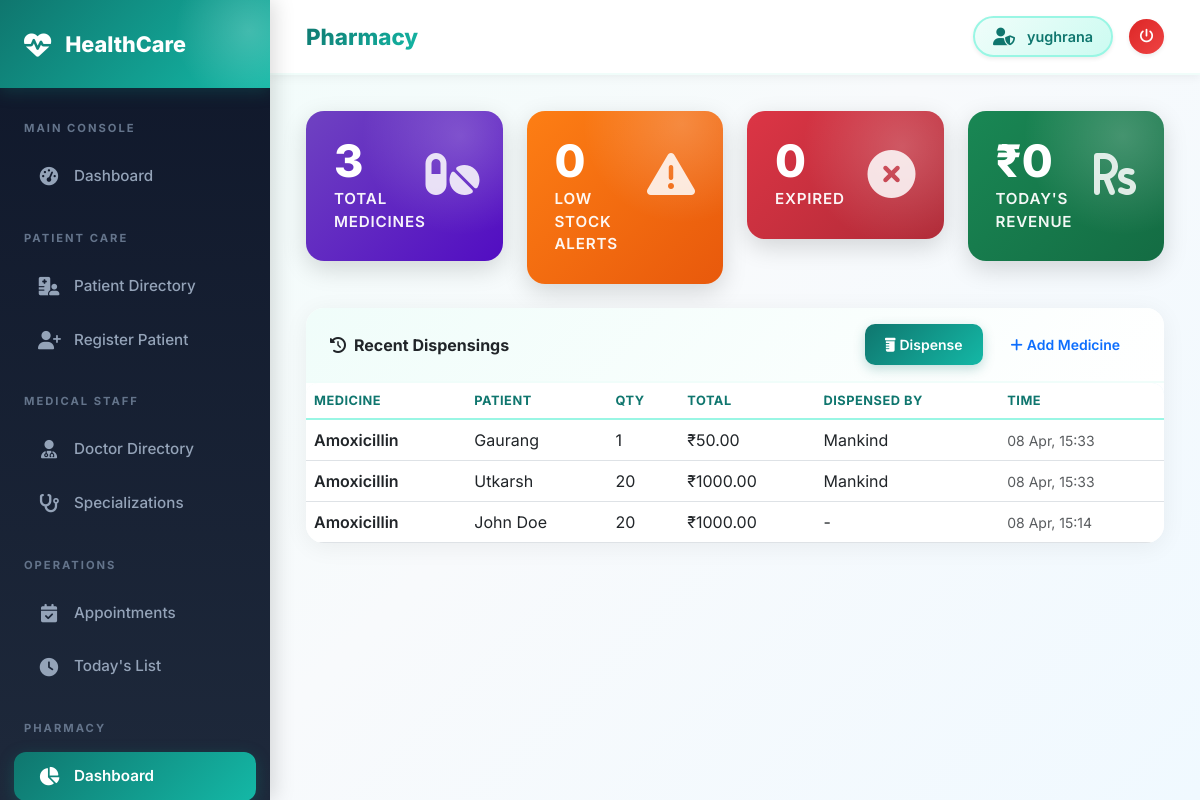
Screenshot of /pharmacy/ (signed in) with the database file from the repository.
### pharmacy/models.py (models this page shows, shortened)
class Dispensing(models.Model):
    medicine = models.ForeignKey(Medicine, on_delete=models.CASCADE, related_name='dispensings')
    patient_name = models.CharField(max_length=200)
    quantity = models.IntegerField()
    unit_price = models.DecimalField(max_digits=10, decimal_places=2)
    total_price = models.DecimalField(max_digits=10, decimal_places=2)
    dispensed_by = models.CharField(max_length=100, blank=True)
    prescription_ref = models.CharField(max_length=100, blank=True)
    notes = models.TextField(blank=True)
    dispensed_at = models.DateTimeField(auto_now_add=True)
    class Meta:
        ordering = ['-dispensed_at']

class Medicine(models.Model):
    name = models.CharField(max_length=200)
    generic_name = models.CharField(max_length=200, blank=True)
    category = models.ForeignKey(MedicineCategory, on_delete=models.SET_NULL, null=True)
    manufacturer = models.CharField(max_length=200, blank=True)
    description = models.TextField(blank=True)
    dosage_form = models.CharField(max_length=100, blank=True, help_text="e.g. Tablet, Syrup, Injection")
    strength = models.CharField(max_length=100, blank=True, help_text="e.g. 500mg, 250mg/5ml")
    unit_price = models.DecimalField(max_digits=10, decimal_places=2, default=0)
    stock_quantity = models.IntegerField(default=0)
    reorder_level = models.IntegerField(default=10)
    expiry_date = models.DateField(null=True, blank=True)
    batch_number = models.CharField(max_length=50, blank=True)
    requires_prescription = models.BooleanField(default=False)
    is_active = models.BooleanField(default=True)
    created_at = models.DateTimeField(auto_now_add=True)
    updated_at = models.DateTimeField(auto_now=True)
    @property
    def is_low_stock(self):
        return self.stock_quantity <= self.reorder_level
    @property
    def is_expired(self):
        if self.expiry_date:
            from datetime import date
            return self.expiry_date < date.today()
        return False

### pharmacy/views.py (the view)
# urls.py: path('', views.pharmacy_dashboard, name='pharmacy_dashboard'),
@login_required
def pharmacy_dashboard(request):
    total_medicines = Medicine.objects.filter(is_active=True).count()
    low_stock_medicines = [m for m in Medicine.objects.filter(is_active=True) if m.is_low_stock]
    expired_medicines = [m for m in Medicine.objects.filter(is_active=True) if m.is_expired]
    recent_dispensings = Dispensing.objects.select_related('medicine').order_by('-dispensed_at')[:10]
    total_dispensed_today = Dispensing.objects.filter(
        dispensed_at__date=__import__('datetime').date.today()
    ).aggregate(total=Sum('total_price'))['total'] or 0
    return render(request, 'pharmacy/pharmacy_dashboard.html', {
        'total_medicines': total_medicines,
        'low_stock_medicines': low_stock_medicines,
        'expired_medicines': expired_medicines,
        'recent_dispensings': recent_dispensings,
        'total_dispensed_today': total_dispensed_today,
    })

### templates/pharmacy/pharmacy_dashboard.html (shortened to what this page needs)
{% extends 'base/base.html' %}
{% block page_title %}Pharmacy{% endblock %}
{% block content %}
<div class="row g-4 mb-4">
  <div class="col-md-3">
    <div
      class="stat-card"
      style="background: linear-gradient(135deg, #6f42c1, #520dc2)"
    >
      <div class="d-flex justify-content-between">
        <div>
          <div class="stat-value">{{ total_medicines }}</div>
          <div class="stat-label">Total Medicines</div>
        </div>
        <div class="stat-icon"><i class="fas fa-pills"></i></div>
      </div>
    </div>
  </div>
  <div class="col-md-3">
    <div
      class="stat-card"
      style="background: linear-gradient(135deg, #fd7e14, #e8590c)"
    >
      <div class="d-flex justify-content-between">
        <div>
          <div class="stat-value">{{ low_stock_medicines|length }}</div>
          <div class="stat-label">Low Stock Alerts</div>
        </div>
        <div class="stat-icon"><i class="fas fa-exclamation-triangle"></i></div>
      </div>
    </div>
  </div>
  <div class="col-md-3">
    <div
      class="stat-card"
      style="background: linear-gradient(135deg, #dc3545, #b02a37)"
    >
      <div class="d-flex justify-content-between">
        <div>
          <div class="stat-value">{{ expired_medicines|length }}</div>
          <div class="stat-label">Expired</div>
        </div>
        <div class="stat-icon"><i class="fas fa-times-circle"></i></div>
      </div>
    </div>
  </div>
  <div class="col-md-3">
    <div
      class="stat-card"
      style="background: linear-gradient(135deg, #198754, #146c43)"
    >
      <div class="d-flex justify-content-between">
        <div>
          <div class="stat-value">
            ₹{{ total_dispensed_today|floatformat:0 }}
          </div>
          <div class="stat-label">Today's Revenue</div>
        </div>
        <div class="stat-icon"><i class="fas fa-rupee-sign"></i></div>
      </div>
    </div>
  </div>
</div>
<div class="row g-4">
  <div class="col-12">
    <div class="card">
      <div
        class="card-header py-3 px-4 d-flex justify-content-between align-items-center"
      >
        <span
          ><i class="fas fa-history text-purple me-2"></i>Recent
          Dispensings</span
        >
        <div class="d-flex gap-2">
          <a href="{% url 'dispense_medicine' %}" class="btn btn-sm btn-primary"
            ><i class="fas fa-prescription-bottle me-1"></i>Dispense</a
          >
          <a
            href="{% url 'medicine_create' %}"
            class="btn btn-sm btn-outline-primary"
            ><i class="fas fa-plus me-1"></i>Add Medicine</a
          >
        </div>
      </div>
      <div class="card-body p-0">
        <div class="table-responsive">
          <table class="table table-hover mb-0">
            <thead>
              <tr>
                <th>Medicine</th>
                <th>Patient</th>
                <th>Qty</th>
                <th>Total</th>
                <th>Dispensed By</th>
                <th>Time</th>
              </tr>
            </thead>
            <tbody>
              {% for d in recent_dispensings %}
              <tr>
                <td class="fw-semibold">{{ d.medicine.name }}</td>
                <td>{{ d.patient_name }}</td>
                <td>{{ d.quantity }}</td>
                <td>₹{{ d.total_price }}</td>
                <td>{{ d.dispensed_by|default:"-" }}</td>
                <td>
                  <small class="text-muted"
                    >{{ d.dispensed_at|date:"d M, H:i" }}</small
                  >
                </td>
              </tr>
              {% empty %}
              <tr>
                <td colspan="6" class="text-center text-muted py-4">
                  No dispensings yet.
                </td>
              </tr>
              {% endfor %}
            </tbody>
          </table>
        </div>
      </div>
    </div>
  </div>
</div>
{% endblock %}

### templates/base/base.html (shortened to what this page needs)
<!doctype html>
<html lang="en">
  <head>
    <link href="https://cdn.jsdelivr.net/npm/bootstrap@5.3.0/dist/css/bootstrap.min.css" rel="stylesheet" />
    <link href="https://cdnjs.cloudflare.com/ajax/libs/font-awesome/6.4.0/css/all.min.css" rel="stylesheet" />
  </head>
  <body>
    {% if user.is_authenticated %}
    <div class="sidebar" id="sidebar">
      <div class="sidebar-brand">
        <i class="fas fa-heartbeat"></i>
        <span>HealthCare</span>
      </div>
      <nav class="mt-2 pb-5">
        <div class="nav-section">Main Console</div>
        <a href="{% url 'dashboard' %}" class="nav-link {% if request.resolver_match.url_name == 'dashboard' %}active{% endif %}">
          <i class="fas fa-tachometer-alt"></i> Dashboard
        </a>
        <div class="nav-section">Patient Care</div>
        <a href="{% url 'patient_list' %}" class="nav-link {% if request.resolver_match.url_name == 'patient_list' %}active{% endif %}">
          <i class="fas fa-hospital-user"></i> Patient Directory
        </a>
        <a href="{% url 'patient_create' %}" class="nav-link {% if request.resolver_match.url_name == 'patient_create' %}active{% endif %}">
          <i class="fas fa-user-plus"></i> Register Patient
        </a>
        <div class="nav-section">Medical Staff</div>
        <a href="{% url 'doctor_list' %}" class="nav-link {% if request.resolver_match.url_name == 'doctor_list' %}active{% endif %}">
          <i class="fas fa-user-md"></i> Doctor Directory
        </a>
        <a href="{% url 'specialization_list' %}" class="nav-link {% if 'specialization' in request.resolver_match.url_name %}active{% endif %}">
          <i class="fas fa-stethoscope"></i> Specializations
        </a>
        <div class="nav-section">Operations</div>
        <a href="{% url 'appointment_list' %}" class="nav-link {% if request.resolver_match.url_name == 'appointment_list' %}active{% endif %}">
          <i class="fas fa-calendar-check"></i> Appointments
        </a>
        <a href="{% url 'today_appointments' %}" class="nav-link {% if request.resolver_match.url_name == 'today_appointments' %}active{% endif %}">
          <i class="fas fa-clock"></i> Today's List
        </a>
        <div class="nav-section">Pharmacy</div>
        <a href="{% url 'pharmacy_dashboard' %}" class="nav-link {% if request.resolver_match.url_name == 'pharmacy_dashboard' %}active{% endif %}">
          <i class="fas fa-chart-pie"></i> Dashboard
        </a>
      </nav>
    </div>
    <div class="main-content">
      <div class="topbar">
        <div class="d-flex align-items-center">
            <span class="topbar-title">{% block page_title %}HealthCare Portal{% endblock %}</span>
        </div>
        <div class="d-flex align-items-center gap-3">
          <div class="user-badge shadow-sm">
            <i class="fas fa-user-shield"></i>
            <span>{{ user.get_full_name|default:user.username }}</span>
          </div>
          <a href="{% url 'logout' %}" class="btn btn-sm btn-danger rounded-circle p-2 shadow-sm" style="width: 35px; height: 35px; display: flex; align-items: center; justify-content: center;">
            <i class="fas fa-power-off"></i>
          </a>
        </div>
      </div>
      <div class="page-content">
        {% block content %}{% endblock %}
      </div>
    </div>
    {% else %}
        {% block public_content %}{% endblock %}
    {% endif %}
  </body>
</html>

### rows the page displays
Dispensing: medicine.name "Amoxicillin", patient_name "Gaurang", quantity "1", total_price "50.00", dispensed_by "Mankind", dispensed_at "08 Apr, 15:33"
Dispensing: medicine.name "Amoxicillin", patient_name "Utkarsh", quantity "20", total_price "1000.00", dispensed_by "Mankind", dispensed_at "08 Apr, 15:33"
Dispensing: medicine.name "Amoxicillin", patient_name "John Doe", quantity "20", total_price "1000.00", dispensed_by "-", dispensed_at "08 Apr, 15:14"

### other values shown
{{ user.get_full_name|default:user.username }} "yughrana"
{{ total_medicines }} "3"
{{ low_stock_medicines|length }} "0"
{{ expired_medicines|length }} "0"
{{ total_dispensed_today|floatformat:0 }} "0"
